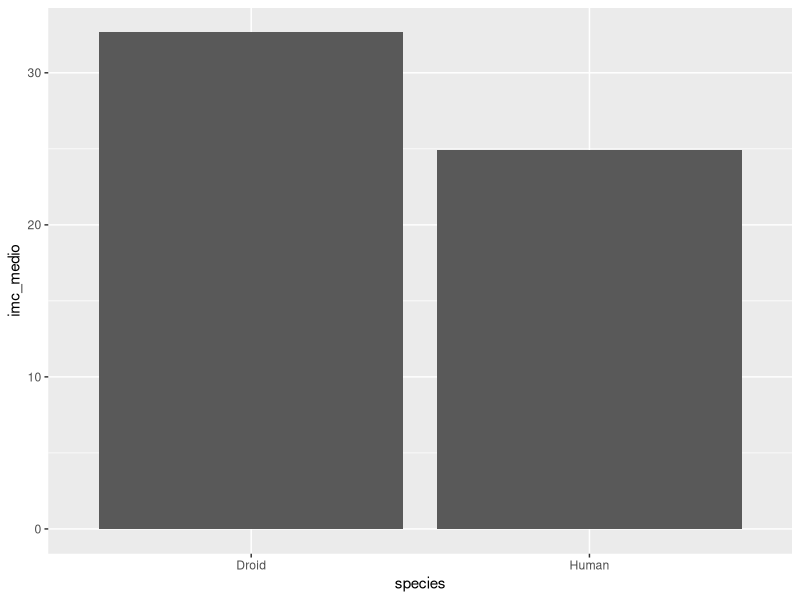

Reproduce this figure in R.
## ---- chunk 1
library(tidyverse)
## ---- chunk 2
glimpse(starwars)
## ---- chunk 3
# filter(filter(starwars, is.na(height)), is.na(birth_year))

# Primitivas
# filter - seleciona linhas
# mutate - cria colunas
# summarise
# arrange 
# select
# group_by

# SELECT v1, v2, v3 FROM starwars WHERE v1 = 'Human'
# starwars %>% 
#    select(v2, v2, v3) %>% 
#    filter(v1 == "Human")


starwars %>%
    filter(!is.na(height),
           !is.na(mass)) %>%
    filter(species %in% c("Human", "Droid")) %>%
    mutate(imc = mass / ((height / 100) ** 2)) %>% 
    group_by(species) %>% 
    summarise(imc_medio = mean(imc), imc_maximo = max(imc)) %>% 
    ggplot(mapping = aes(x = species, y = imc_medio)) + 
    geom_col()
